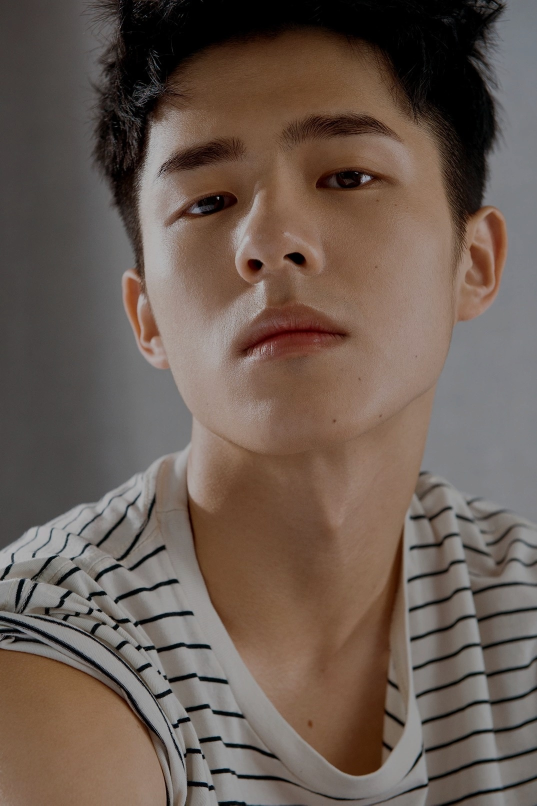
#> input picture 数字图像处理小作业/111.jpg, 1074 x 1611 px (shown at 1/2 size)
$ python ImgSeg.py
#> lines starting #> are read from the running program, lines starting #| are printed output that depends on the picture
import numpy as np
import cv2

# 读取图像
filename = input("输入文件路径：")
#> the answer given: ../数字图像处理小作业/111.jpg
# 避免编码格式不同导致文件读取失败，先用numpy读一下
img = cv2.imdecode(np.fromfile(filename, dtype=np.uint8), -1)
#> img is the input picture: shape (1611, 1074, 3); mean B, G, R 82, 91.2, 106.5
# img = cv2.resize(img, (432, 768), cv2.INTER_AREA)
K = int(input("输入聚类数目："))
#> the answer given: 3
print(img.shape)
#| (1611, 1074, 3)

# 将图像信息转化为一维
data = img.reshape((-1, 3))
# 将图像信息转化为float32型以便聚类
data = np.float32(data)

# 聚类，返回值为紧密度、结果标记数组、由聚类中心组成的数组
compactness, labels, centers = cv2.kmeans(
    data,  # 数据集
    K,  # 聚类数目
    None,
    (
        cv2.TERM_CRITERIA_EPS + cv2.TERM_CRITERIA_MAX_ITER,
        10,
        1.0,
    ),  # 终止条件(type，max_iter,epsilon)
    10,  # 重复试验kmeans算法次数
    cv2.KMEANS_RANDOM_CENTERS,  # 初始中心
)
#> compactness = 1.6e+09; centers = [[9.89, 13.43, 21.22], [120.8, 127.3, 139], [65.88, 79.28, 100.1]]

# 将图像转换回uint8类型
centers = np.uint8(centers)
#> centers = [[9, 13, 21], [120, 127, 138], [65, 79, 100]]
# 填充颜色
temp = centers[labels.reshape(-1, 1)]
# 显示与保存结果
result = temp.reshape((img.shape))
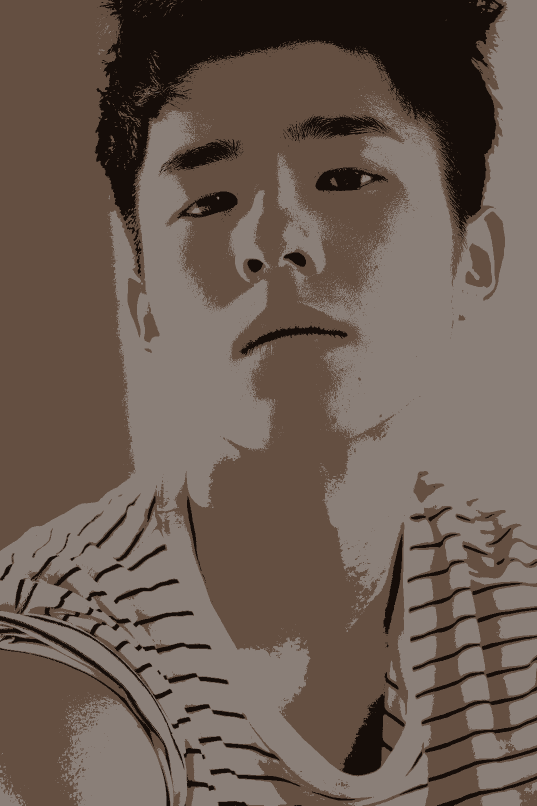
#> result: shape (1611, 1074, 3) (shown at 1/2 size); mean B, G, R 81.1, 90.9, 106
cv2.namedWindow("origin", cv2.WINDOW_NORMAL)
cv2.resizeWindow("origin", 572, 840)
cv2.imshow("origin", img)
cv2.namedWindow("result", cv2.WINDOW_NORMAL)
cv2.resizeWindow("result", 572, 840)
cv2.imshow("result", result)
cv2.imwrite("result.tiff", result)
cv2.waitKey()

$ run again, on 数字图像处理小作业/555.jpg
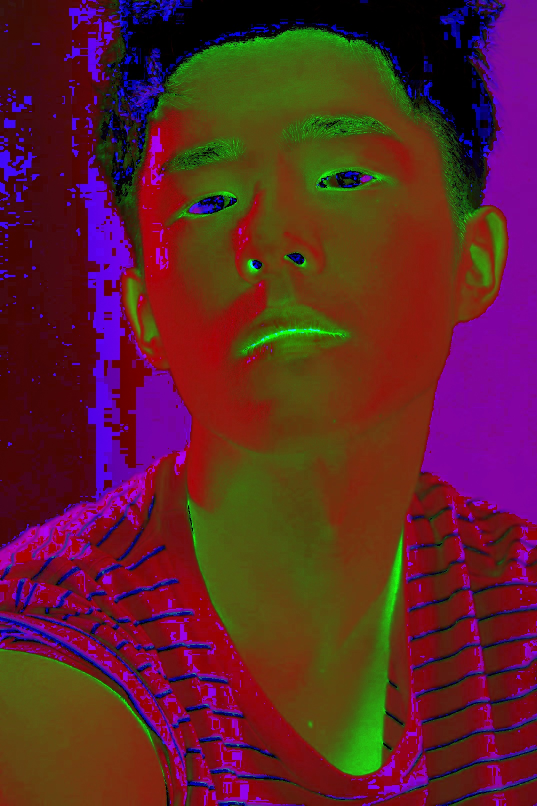
#> input picture 数字图像处理小作业/555.jpg, 1074 x 1611 px (shown at 1/2 size)
#> img is the input picture: shape (1611, 1074, 3); mean B, G, R 42.3, 35.2, 93.3
#| (1611, 1074, 3)
#> `compactness, labels, centers = cv2.kmeans( data,`: compactness = 3.77e+09; centers = [[16.73, 22.92, 109.9], [169.3, 6.31, 109.6], [16.19, 68.96, 59.39]]
#> `centers = np.uint8(centers)`: centers = [[16, 22, 109], [169, 6, 109], [16, 68, 59]]
#> `result = temp.reshape((img.shape))`:
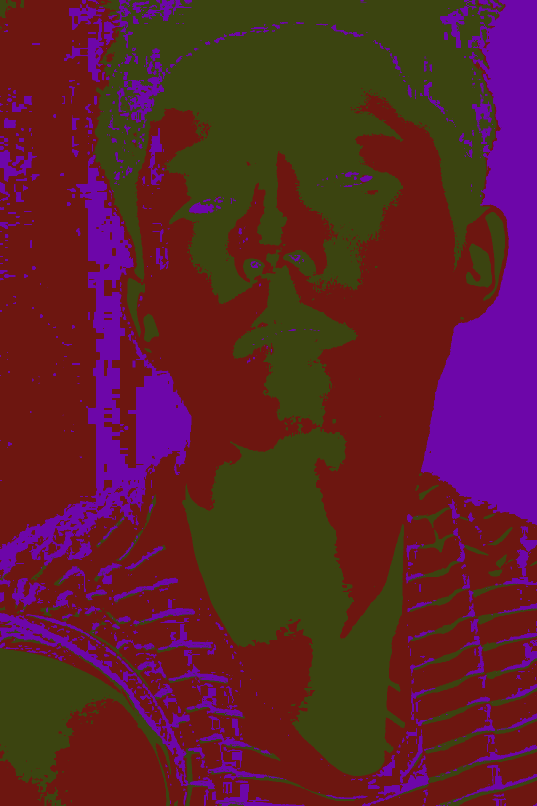
#> result: shape (1611, 1074, 3) (shown at 1/2 size); mean B, G, R 41.8, 34.4, 92.6
